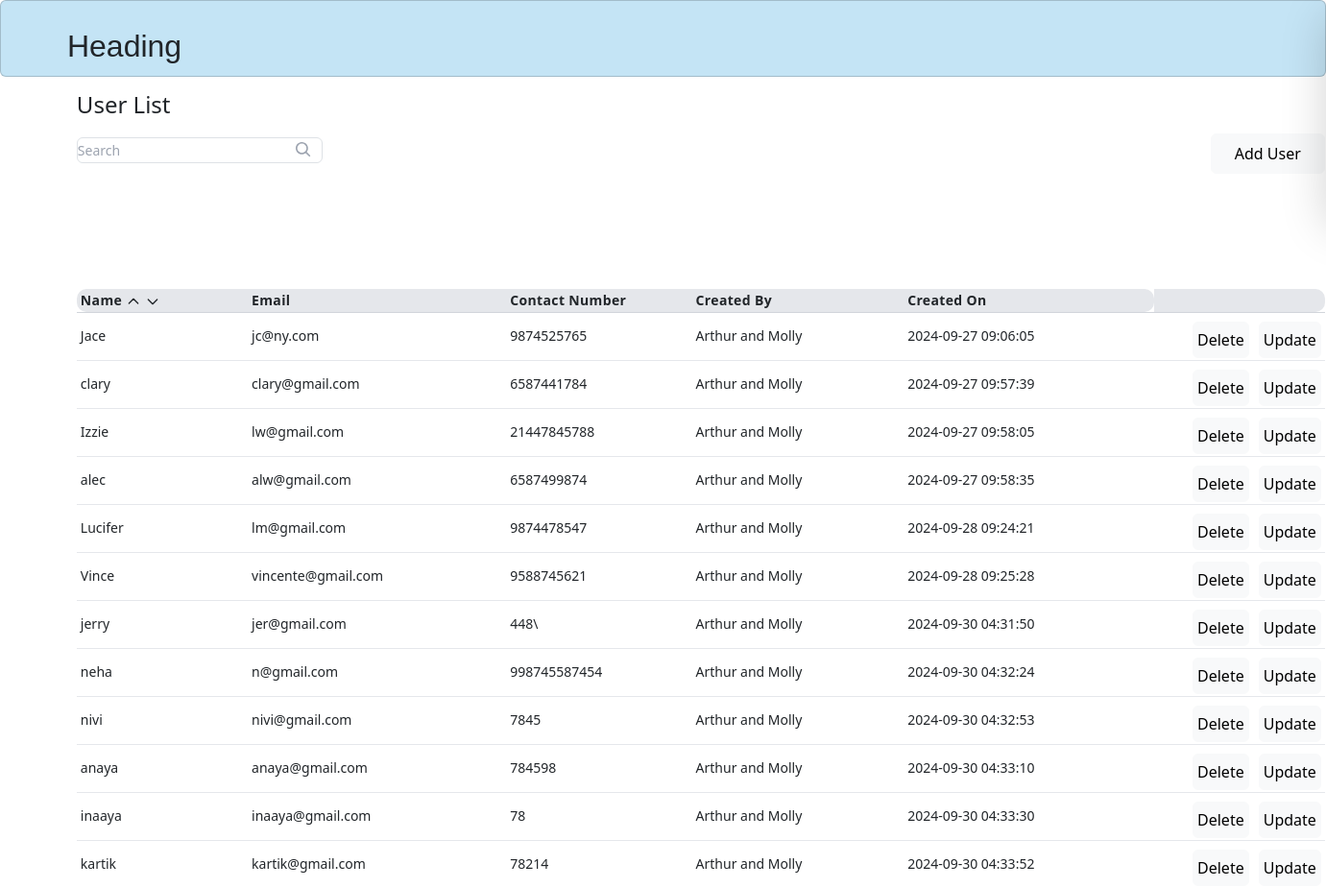
/users, run on an earlier commit of the app's database.
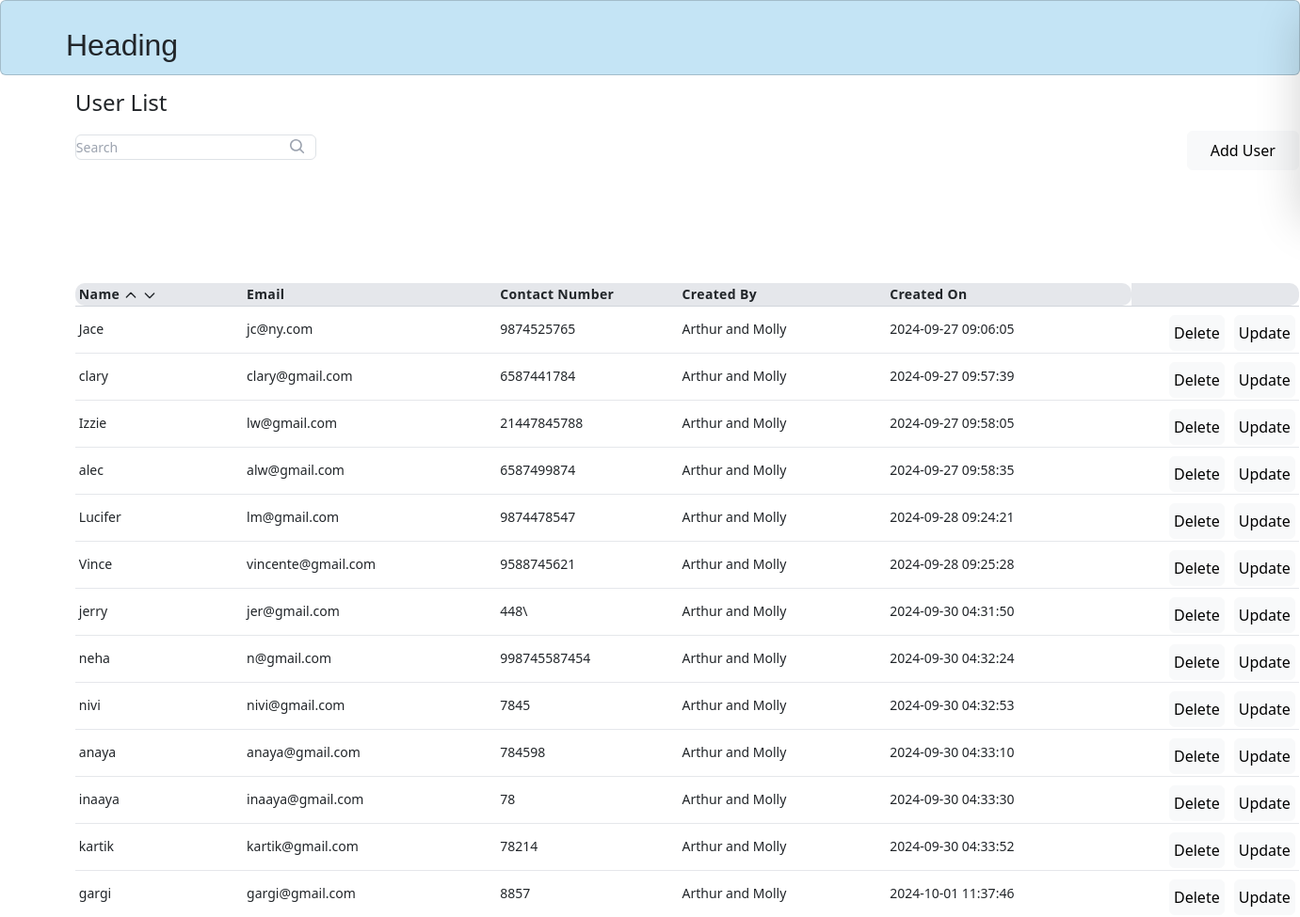
And on a later commit of the database.
### app.py (models this page shows)
class User(db.Model, UserMixin):
    user_id = db.Column(db.Integer, primary_key=True, autoincrement=True)
    email = db.Column(db.String(100),unique=True)
    password_hash = db.Column(db.String(500))
    first_name = db.Column(db.String(100),nullable=False)
    middle_name = db.Column(db.String(100),nullable=False)
    last_name = db.Column(db.String(100))
    contact_no =  db.Column(db.String(100),nullable=False)
    alt_contact_no = db.Column(db.String(100), nullable=True, default=None)
    company_id = mapped_column(Integer, ForeignKey("company.comp_id"))
    company = relationship("Company",backref=backref('users', lazy=True))
    is_deleted = db.Column(db.Boolean, default=False)
    created_by = db.Column(db.String(100), nullable=False)
    created_dt = db.Column(db.DateTime(timezone=True), server_default=func.now())
    updated_by = db.Column(db.String(100), nullable=False)
    updated_dt = db.Column(db.DateTime(timezone=True), server_default=func.now())

### app.py (the view)
@app.route('/users',methods=['GET', 'POST'] )
def users():
    user_list = User.query.all()
    return render_template('partials/table.html', users=user_list)

### templates/partials/table.html (shortened to what this page needs)
{% extends 'base.html' %}
{% block content %}
<!DOCTYPE html>
<html lang="en">
<head>
  <link href="https://unpkg.com/tailwindcss@^2/dist/tailwind.min.css" rel="stylesheet">
  <link href="https://cdn.jsdelivr.net/npm/bootstrap@5.3.3/dist/css/bootstrap.min.css" rel="stylesheet">
</head>
<body>
<div>
  <section class="section">
    <div id="table1">
      <h4>User List</h4>
      <div class="flex justify-between items-center mb-4">
        <div class="relative w-64">
            <input type="text"
                   class="input bg-white-50 pr-10 py-1 rounded-md border w-full text-sm"
                   placeholder="Search"
                   name="q"
                   hx-get="/search"
                   hx-trigger="keyup changed delay:500ms"
                   hx-target="#results">
            <span class="absolute inset-y-0 right-0 pr-3 flex items-center">
                <svg xmlns="http://www.w3.org/2000/svg" class="h-4 w-4 text-gray-400" viewBox="0 0 20 20" fill="currentColor">
                    <path fill-rule="evenodd" d="M12.9 14.32a8 8 0 111.42-1.42l4.27 4.26a1 1 0 01-1.42 1.42l-4.27-4.26zM8 14A6 6 0 108 2a6 6 0 000 12z" clip-rule="evenodd" />
                </svg>
            </span>
        </div>
        <button
            x-data="{usedKeyboard: false}"
            @keydown.window.tab="usedKeyboard = true"
            role="button"
            @click="$dispatch('open-menu', { open: true, user_id:''})"
            :class="{'focus:outline-none': !usedKeyboard}"
            class="btn btn-light ml-4 px-4 py-2">
            Add User
        </button>
    </div>
      <br>
      <br>
      <br>
      <br>
      <table class="table-sortable w-full" >
        <thead class="bg-gray-200 text-black-500">
          <tr class="bg-white-50">
            <th class="w-24 px-1 py-0.5 text-sm font-bold tracking-wide text-left border-b border-gray-300 rounded-none">
              <a hx-get="/sorting?sort_by=first_name&order=asc" hx-trigger="click" hx-target="#results" hx-swap="innerHTML">
                  Name
                  <span id="sort-icon">
                      <svg xmlns="http://www.w3.org/2000/svg" class="h-4 w-4 inline-block" fill="none" viewBox="0 0 24 24" stroke="currentColor" stroke-width="2">
                          <path stroke-linecap="round" stroke-linejoin="round" d="M5 15l7-7 7 7" />
                      </svg>
                  </span>
              </a>
              <a hx-get="/sorting?sort_by=first_name&order=desc" hx-trigger="click" hx-target="#results" hx-swap="innerHTML">
                  <span id="sort-icon">
                      <svg xmlns="http://www.w3.org/2000/svg" class="h-4 w-4 inline-block" fill="none" viewBox="0 0 24 24" stroke="currentColor" stroke-width="2">
                          <path stroke-linecap="round" stroke-linejoin="round" d="M19 9l-7 7-7-7" />
                      </svg>
                  </span>
              </a>
          </th>
            <th class="w-24 px-1 py-0.5 text-sm font-bold tracking-wide text-left border-b border-gray-300 rounded-none">Email</th>
            <th class="w-24 px-1 py-0.5 text-sm font-bold tracking-wide text-left border-b border-gray-300 rounded-none">Contact Number</th>
            <th class="w-24 px-1 py-0.5 text-sm font-bold tracking-wide text-left border-b border-gray-300 rounded-none">Created By</th>
            <th class="w-24 px-1 py-0.5 text-sm font-bold tracking-wide text-left border-b border-gray-300 rounded-none">Created On</th>
            <th class="w-24 px-1 py-0.5 text-sm font-bold tracking-wide text-left border-b border-gray-300 rounded-none"></th>
          </tr>
        </thead>
        <tbody id="results" class="divide-y divide-white-100" hx-trigger="revealed">
          {% for user in users %}
          <tr class="bg-white-200" hx-trigger="revealed" >
            <td class="px-1 py-0.5 text-sm text-black-700 whitespace-nowrap">{{ user.first_name }}</td>
            <td class="px-1 py-0.5 text-sm text-black-700 whitespace-nowrap">{{ user.email }}</td>
            <td class="px-1 py-0.5 text-sm text-black-700 whitespace-nowrap">{{ user.contact_no }}</td>
            <td class="px-1 py-0.5 text-sm text-black-700 whitespace-nowrap">{{ user.created_by }}</td>
            <td class="px-1 py-0.5 text-sm text-black-700 whitespace-nowrap">{{ user.created_dt }}</td>
            <td class="px-1 py-0.5 text-sm text-black-700 whitespace-nowrap">
              <a id="{{user.user_id}}" x-data="{usedKeyboard: false}" @keydown.window.tab="usedKeyboard = true" role="button" @click="$dispatch('open-menu', {open: true, user_id: $event.target.id});"  class="btn btn-light px-1 py-0.5 text-sm" style="float: right;">Update</a>
              <a id="{{user.user_id}}" name="{{user.first_name}}" x-data="{usedKeyboard: false}" @keydown.window.tab="usedKeyboard = true" role="button" @click="$dispatch('open-menu-2', {open: true, user_id: $event.target.id, name : $event.target.name});"  class="btn btn-light px-1 py-0.5 text-sm" style="float: right;">Delete</a>
            </td>
          </tr>
          {% endfor %}
        </tbody>
      </table>
    </div>
  </section>
</div>
</body>
{% endblock %}

### templates/base.html (shortened to what this page needs)
<!doctype html>
<html lang="en">
  <head>
    <link href="{{url_for('static', filename='style.css')}}" rel="stylesheet">
    <script src="https://cdn.tailwindcss.com"></script>
  </head>
  <body>
    <header>
      <div id="pagetop" class="card">
          <div id="heading">
              <h2>Heading</h2>
          </div>
  </header>
    <div class="container-fluid">
        {% block content %}
         {% endblock %}
        </div>
  </body>
</html>

### static/style.css (style rules this page uses)
html, body { height: 100%; }
body { height: -moz-calc(100% - 113px); height: -webkit-calc(100% - 113px); height: calc(100% - 113px); }
body { background: #c4e4f5; }
h2 { font-size: 2.5rem; font-weight: bold; }
input { font-size: 18px; font-family:'Times New Roman', Times, serif; height: 27px; }
.btn { margin-left: 10px; margin-top: 7px; font-size: 16px; font-family: 'OpenSansBold'; padding: 5px 15px 10px 15px; }
table, th, td { border-left: none; border-right: none; }
tr td:nth-child(n+5), tr th:nth-child(n+5) { border-radius: 0 .625rem .625rem 0; }
tr td:nth-child(1), tr th:nth-child(1) { border-radius: .625rem 0 0 .625rem; }
#pagetop { position: absolute; padding: 0; height: 56px; top: 0; left: 0; width: 100%; background-color: #c4e4f5; display: inline-block; height: 80px; }
#heading { font-family:'Trebuchet MS', 'Lucida Sans Unicode', 'Lucida Grande', 'Lucida Sans', Arial, sans-serif; margin-top: 2%; margin-left: 5%; }
#table1 { margin-top: 7%; margin-left: 5%; width: 1300px;; }

What changed in the data, as far as the page shows it:
added User: first_name "gargi", email "gargi@gmail.com", contact_no "8857", created_by "Arthur and Molly", created_dt "2024-10-01 11:37:46"
